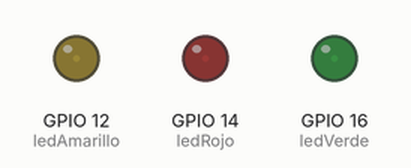
Recording of a program running on a simulated Raspberry Pi (BCM pin numbers). Shown: output pins drawn as LEDs (lit = HIGH). At 16.1 s the program stops and its outputs stay as they are.

Above: at 4.15 s.
At 6.86 s:
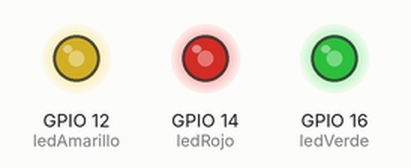
At 9.87 s:
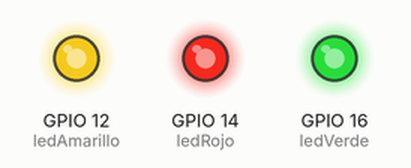
At 15.58 s:
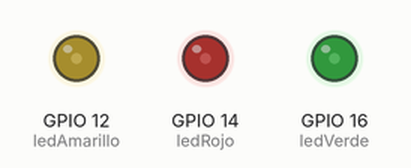
Timing chart, 0 to 17.6 s (numbered marks = the images above):
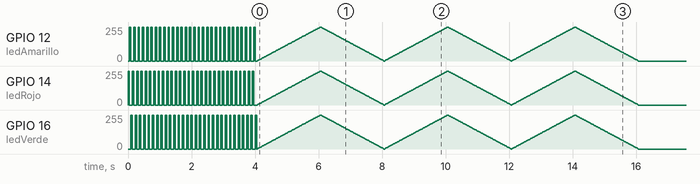

The program:

01_Run.py
```python
#RESOLUCION 01 - Led
import RPi.GPIO as GPIO
import time
GPIO.setmode(GPIO.BCM)

ledRojo = 14
ledAmarillo = 12
ledVerde = 16
GPIO.setup(ledRojo, GPIO.OUT)
GPIO.setup(ledAmarillo, GPIO.OUT)
GPIO.setup(ledVerde, GPIO.OUT)

def Main():
	FlashLeds()
	DimLeds()

def TestLed(gpioPort):
	GPIO.output(gpioPort, GPIO.HIGH)
	time.sleep(0.045)
	GPIO.output(gpioPort, GPIO.LOW)

def FlashLeds():
	try:
		for i in range(30):
			TestLed(ledRojo)
			TestLed(ledAmarillo)
			TestLed(ledVerde)
	except (KeyboardInterrupt, SystemExit):
		raise

def DimLeds():
	p = GPIO.PWM(ledVerde, 50)
	p.start(0)
	am = GPIO.PWM(ledAmarillo, 50)
	am.start(0)
	rd = GPIO.PWM(ledRojo, 50)
	rd.start(0)
	try:
		for a in range(3):
			for i in range(100):
				p.ChangeDutyCycle(i)
				am.ChangeDutyCycle(i)
				rd.ChangeDutyCycle(i)
				time.sleep(0.02)
			for i in range(100):
				p.ChangeDutyCycle(100 - i)
				am.ChangeDutyCycle(100 - i)
				rd.ChangeDutyCycle(100 - i)
				time.sleep(0.02)

	except KeyboardInterrupt:
		pass
	p.stop()
	am.stop()
	rd.stop()
	GPIO.cleanup()

Main()
```
